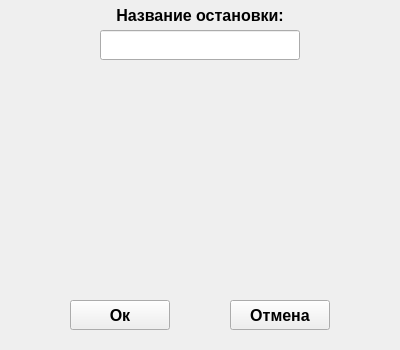
<?xml version="1.0" encoding="UTF-8"?>
<ui version="4.0">
 <class>dialogStopWindow</class>
 <widget class="QWidget" name="dialogStopWindow">
  <property name="geometry">
   <rect>
    <x>0</x>
    <y>0</y>
    <width>400</width>
    <height>350</height>
   </rect>
  </property>
  <property name="sizePolicy">
   <sizepolicy hsizetype="Fixed" vsizetype="Fixed">
    <horstretch>0</horstretch>
    <verstretch>0</verstretch>
   </sizepolicy>
  </property>
  <property name="windowTitle">
   <string>Добавление остановки</string>
  </property>
  <widget class="QLabel" name="label">
   <property name="geometry">
    <rect>
     <x>100</x>
     <y>0</y>
     <width>200</width>
     <height>30</height>
    </rect>
   </property>
   <property name="font">
    <font>
     <pointsize>12</pointsize>
     <bold>true</bold>
    </font>
   </property>
   <property name="text">
    <string>Название остановки:</string>
   </property>
   <property name="alignment">
    <set>Qt::AlignCenter</set>
   </property>
  </widget>
  <widget class="QLineEdit" name="lineEdit">
   <property name="geometry">
    <rect>
     <x>100</x>
     <y>30</y>
     <width>200</width>
     <height>30</height>
    </rect>
   </property>
   <property name="font">
    <font>
     <pointsize>11</pointsize>
    </font>
   </property>
  </widget>
  <widget class="QPushButton" name="pushButton">
   <property name="geometry">
    <rect>
     <x>70</x>
     <y>300</y>
     <width>100</width>
     <height>30</height>
    </rect>
   </property>
   <property name="font">
    <font>
     <pointsize>12</pointsize>
     <bold>true</bold>
    </font>
   </property>
   <property name="text">
    <string>Ок</string>
   </property>
  </widget>
  <widget class="QPushButton" name="pushButton_2">
   <property name="geometry">
    <rect>
     <x>230</x>
     <y>300</y>
     <width>100</width>
     <height>30</height>
    </rect>
   </property>
   <property name="font">
    <font>
     <pointsize>12</pointsize>
     <bold>true</bold>
    </font>
   </property>
   <property name="text">
    <string>Отмена</string>
   </property>
  </widget>
  <widget class="QWidget" name="gridLayoutWidget">
   <property name="geometry">
    <rect>
     <x>10</x>
     <y>70</y>
     <width>381</width>
     <height>221</height>
    </rect>
   </property>
   <layout class="QGridLayout" name="gridLayout"/>
  </widget>
 </widget>
 <resources/>
 <connections/>
</ui>
